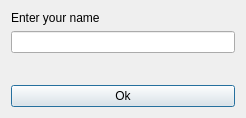
<?xml version="1.0" encoding="UTF-8"?>
<ui version="4.0">
 <class>Dialog</class>
 <widget class="QDialog" name="Dialog">
  <property name="geometry">
   <rect>
    <x>0</x>
    <y>0</y>
    <width>246</width>
    <height>118</height>
   </rect>
  </property>
  <property name="windowTitle">
   <string>Dialog</string>
  </property>
  <layout class="QVBoxLayout" name="verticalLayout_2">
   <item>
    <layout class="QVBoxLayout" name="verticalLayout">
     <item>
      <widget class="QLabel" name="label">
       <property name="text">
        <string>Enter your name</string>
       </property>
      </widget>
     </item>
     <item>
      <widget class="QLineEdit" name="lineEdit"/>
     </item>
    </layout>
   </item>
   <item>
    <spacer name="verticalSpacer">
     <property name="orientation">
      <enum>Qt::Vertical</enum>
     </property>
     <property name="sizeHint" stdset="0">
      <size>
       <width>20</width>
       <height>40</height>
      </size>
     </property>
    </spacer>
   </item>
   <item>
    <widget class="QPushButton" name="pushButton">
     <property name="text">
      <string>Ok</string>
     </property>
    </widget>
   </item>
  </layout>
 </widget>
 <resources/>
 <connections/>
</ui>
